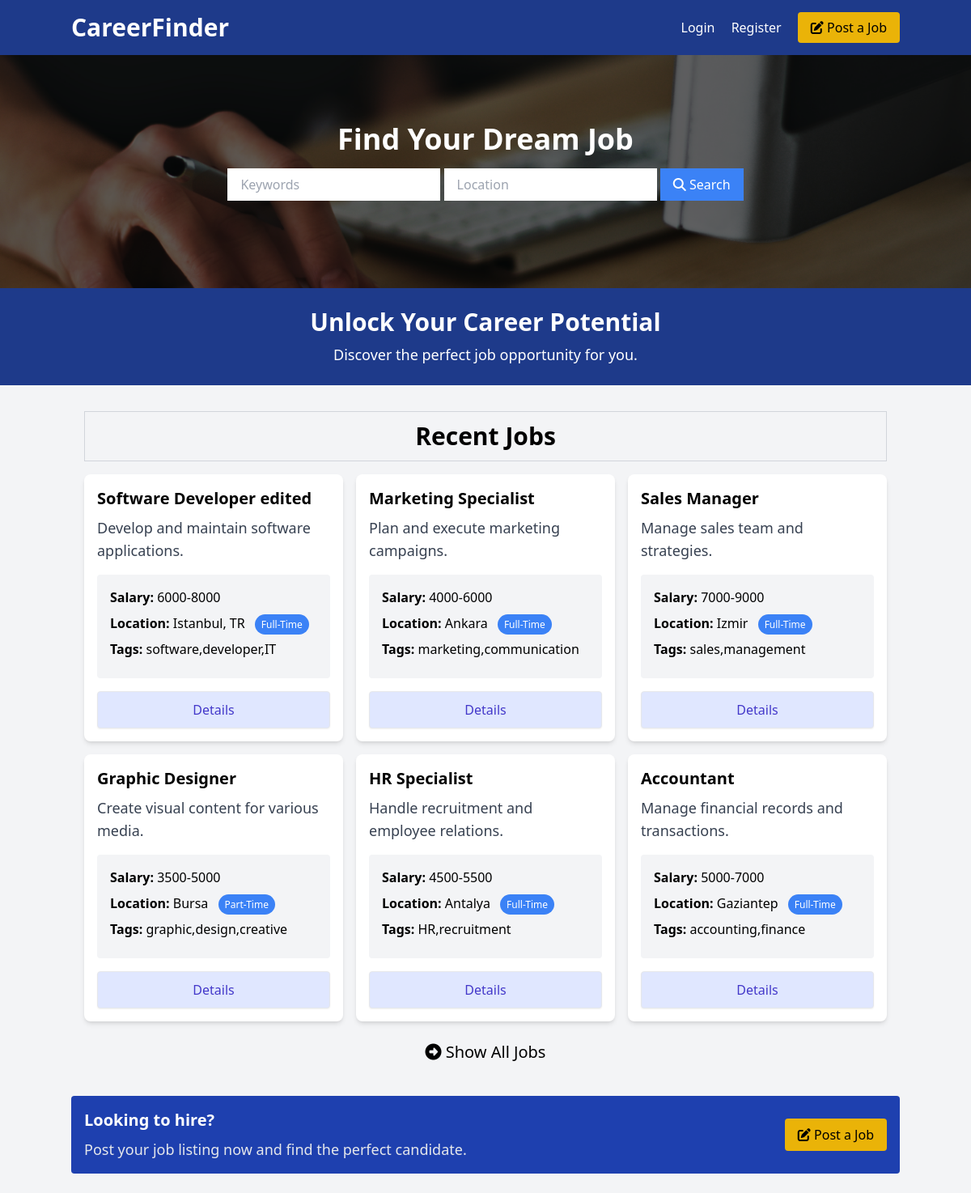
The page / on the database its author committed.
### tables this page shows
CREATE TABLE jobs (
        id INTEGER PRIMARY KEY AUTOINCREMENT,
        title TEXT NOT NULL,
        description TEXT NOT NULL,
        salary TEXT NOT NULL,
        location TEXT NOT NULL,
        type TEXT NOT NULL,
        tags TEXT NOT NULL,
        requirements TEXT NOT NULL,
        benefits TEXT NOT NULL,
        company TEXT NOT NULL,
        address TEXT NOT NULL,
        city TEXT NOT NULL,
        state TEXT NOT NULL,
        phone TEXT NOT NULL,
        email TEXT NOT NULL,
        creator_email TEXT NOT NULL,
        created_at TEXT DEFAULT CURRENT_TIMESTAMP
    );

### index.php (the view, shortened to what this page needs)
<?php include 'templates/header.php'; ?>
<section class="showcase relative bg-cover bg-center bg-no-repeat h-72 flex items-center">
    <div class="container mx-auto text-center z-10">
        <h2 class="text-4xl text-white font-bold mb-4">Find Your Dream Job</h2>
        <form class="mb-4 block mx-5 md:mx-auto" method="GET" action="index.php">
            <input type="text" name="keywords" placeholder="Keywords" class="w-full md:w-auto mb-2 px-4 py-2 focus:outline-none" />
            <input type="text" name="location" placeholder="Location" class="w-full md:w-auto mb-2 px-4 py-2 focus:outline-none" />
            <button class="w-full md:w-auto bg-blue-500 hover:bg-blue-600 text-white px-4 py-2 focus:outline-none">
                <i class="fa fa-search"></i> Search
            </button>
        </form>
    </div>
</section>
<section class="bg-blue-900 text-white py-6 text-center">
    <div class="container mx-auto">
        <h2 class="text-3xl font-semibold">Unlock Your Career Potential</h2>
        <p class="text-lg mt-2">Discover the perfect job opportunity for you.</p>
    </div>
</section>
<section>
    <div class="container mx-auto p-4 mt-4">
        <div class="text-center text-3xl mb-4 font-bold border border-gray-300 p-3">Recent Jobs</div>
        <div class="grid grid-cols-1 md:grid-cols-3 gap-4 mb-6">
            <?php
            include 'config.php';
            $query = "SELECT * FROM jobs WHERE 1";
            $params = [];
            $query .= " ORDER BY created_at DESC LIMIT 6";
            $stmt = $pdo->prepare($query);
            $stmt->execute($params);
            while ($job = $stmt->fetch()) {
                echo '<div class="rounded-lg shadow-md bg-white">
                        <div class="p-4">
                            <h2 class="text-xl font-semibold">' . htmlspecialchars($job["title"]) . '</h2>
                            <p class="text-gray-700 text-lg mt-2">' . htmlspecialchars($job["description"]) . '</p>
                            <ul class="my-4 bg-gray-100 p-4 rounded">
                                <li class="mb-2"><strong>Salary:</strong> ' . htmlspecialchars($job["salary"]) . '</li>
                                <li class="mb-2"><strong>Location:</strong> ' . htmlspecialchars($job["location"]) . '
                                    <span class="text-xs bg-blue-500 text-white rounded-full px-2 py-1 ml-2">' . htmlspecialchars($job["type"]) . '</span>
                                </li>
                                <li class="mb-2"><strong>Tags:</strong> ' . htmlspecialchars($job["tags"]) . '</li>
                            </ul>
                            <a href="details.php?id=' . $job["id"] . '" class="block w-full text-center px-5 py-2.5 shadow-sm rounded border text-base font-medium text-indigo-700 bg-indigo-100 hover:bg-indigo-200">Details</a>
                        </div>
                    </div>';
            }
            ?>
        </div>
        <a href="listings.php" class="block text-xl text-center">
            <i class="fa fa-arrow-alt-circle-right"></i> Show All Jobs
        </a>
    </div>
</section>
<?php include 'templates/footer.php'; ?>

### rows shown on the page
jobs: title "Software Developer edited", description "Develop and maintain software applications.", salary "6000-8000", location "Istanbul, TR", type "Full-Time", tags "software,developer,IT"
jobs: title "Marketing Specialist", description "Plan and execute marketing campaigns.", salary "4000-6000", location "Ankara", type "Full-Time", tags "marketing,communication"
jobs: title "Sales Manager", description "Manage sales team and strategies.", salary "7000-9000", location "Izmir", type "Full-Time", tags "sales,management"
jobs: title "Graphic Designer", description "Create visual content for various media.", salary "3500-5000", location "Bursa", type "Part-Time", tags "graphic,design,creative"
jobs: title "HR Specialist", description "Handle recruitment and employee relations.", salary "4500-5500", location "Antalya", type "Full-Time", tags "HR,recruitment"
jobs: title "Accountant", description "Manage financial records and transactions.", salary "5000-7000", location "Gaziantep", type "Full-Time", tags "accounting,finance"
